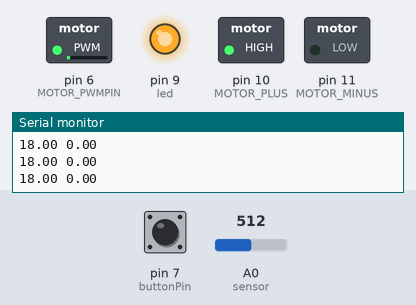
Recording of a sketch running on a simulated Arduino Uno, built with avr-gcc and run on an emulated ATmega328P. On the bench: switched loads named in the sketch (green lamp = pin HIGH), output pins drawn as LEDs (lit = HIGH), the last lines printed to the serial monitor. The inputs (shaded band) are chosen by the test bench; at power-on: pin 7 (buttonPin) LOW, A0 (sensor) = 512.

Above: at 1.2 s.
1.3 s: pin 7 (buttonPin) pulled HIGH for 0.15 s
At 24.6 s:
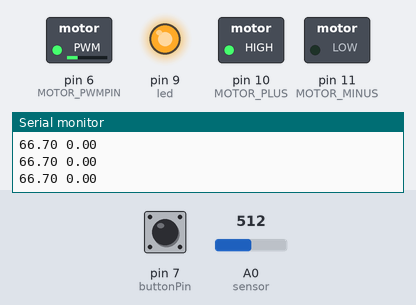
Timing chart, 0 to 26.4 s (numbered marks = the images above; inputs shaded):
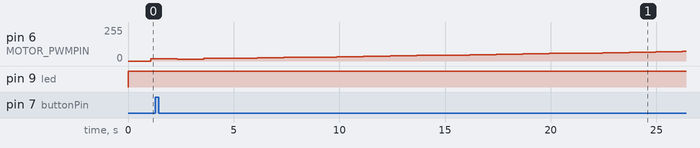

The sketch:

speed_control_of_dc_motor_using_pid_01March24.ino
```cpp
int LDR_Val = 0;     /*Variable to store photoresistor value*/
int sensor =A0;  /*Analogue pin for photoresistor*/
int counter=0;
int led= 9;
float tachTime;
float previousmicros;
double rps;

int buttonPushCounter = 0;  // counter for the number of logic changes
int buttonState = 0;        // current state of the ldr_digital_logic_detection
int lastButtonState = 0;    // previous state of the ldr_logic_detection
const int buttonPin = 7;    //ldr digital pin connection

/////
int MOTOR_PWMPIN=6;
// Arduino digital pins for motor direction
int MOTOR_PLUS=10;
int MOTOR_MINUS=11;
double Set_Speed=1;
float Pwm_Value;
float p1=0;
float error;
double prev_error=0;
float de;
float diff;
float integral=0;
float kp=10;float kd=5; float ki=3;

void setup() {
    Serial.begin(9600);     /*Baud rate for serial communication*/
    pinMode(led, OUTPUT);   /*LED Pin set as output */
    pinMode(buttonPin, INPUT);
    pinMode(MOTOR_PWMPIN, OUTPUT);
    pinMode(MOTOR_PLUS, OUTPUT);
    pinMode(MOTOR_MINUS, OUTPUT);
    digitalWrite(MOTOR_PLUS, HIGH);
    digitalWrite(MOTOR_MINUS, LOW);

}
void loop()
        {
             buttonState = digitalRead(buttonPin);
            LDR_Val = analogRead(sensor);   /*Analog read LDR value*/
             digitalWrite(led,HIGH);

             if (buttonState != lastButtonState)
             {
                if (buttonState == HIGH)  //detecting rising edge
                {
                 buttonPushCounter++;
                }

             }

          lastButtonState = buttonState;
          counter=counter+1;
          delayMicroseconds(800);
          delay(5);  // This gives enough time for calc of rps
          //Serial.println(counter);
          if(counter%100==0)
          {
              Serial.println(buttonPushCounter);
              tachTime = millis() - previousmicros;
              previousmicros = millis();
              rps = float(buttonPushCounter*1000)/(8*tachTime);//RPS CALC

              Serial.println("rps=");
             error=Set_Speed-rps;
             integral=integral+error;
            if(integral>50)
              integral=50;
            if(integral<-50)
              integral=-50;
             de=error-prev_error;
             diff=de;

            Pwm_Value=kp*error+ki*(integral)+kd*diff; //PID Calculation
            p1=Pwm_Value;
            prev_error=error;
            if(p1>255)
             { p1=255;} //limiting pwm value when it goes beyond the 255

            analogWrite(MOTOR_PWMPIN,p1);//In generalPWM VALUES of 55->3v,90->6v ,140->8v (out1-out2)V
            counter=0; //reset count for every 100 loops
            buttonPushCounter=0;//reset buttonPushCounter for every 100 loops
          }

      Serial.print(p1);
      Serial.print(" ");
      Serial.println(rps);
    }
```
